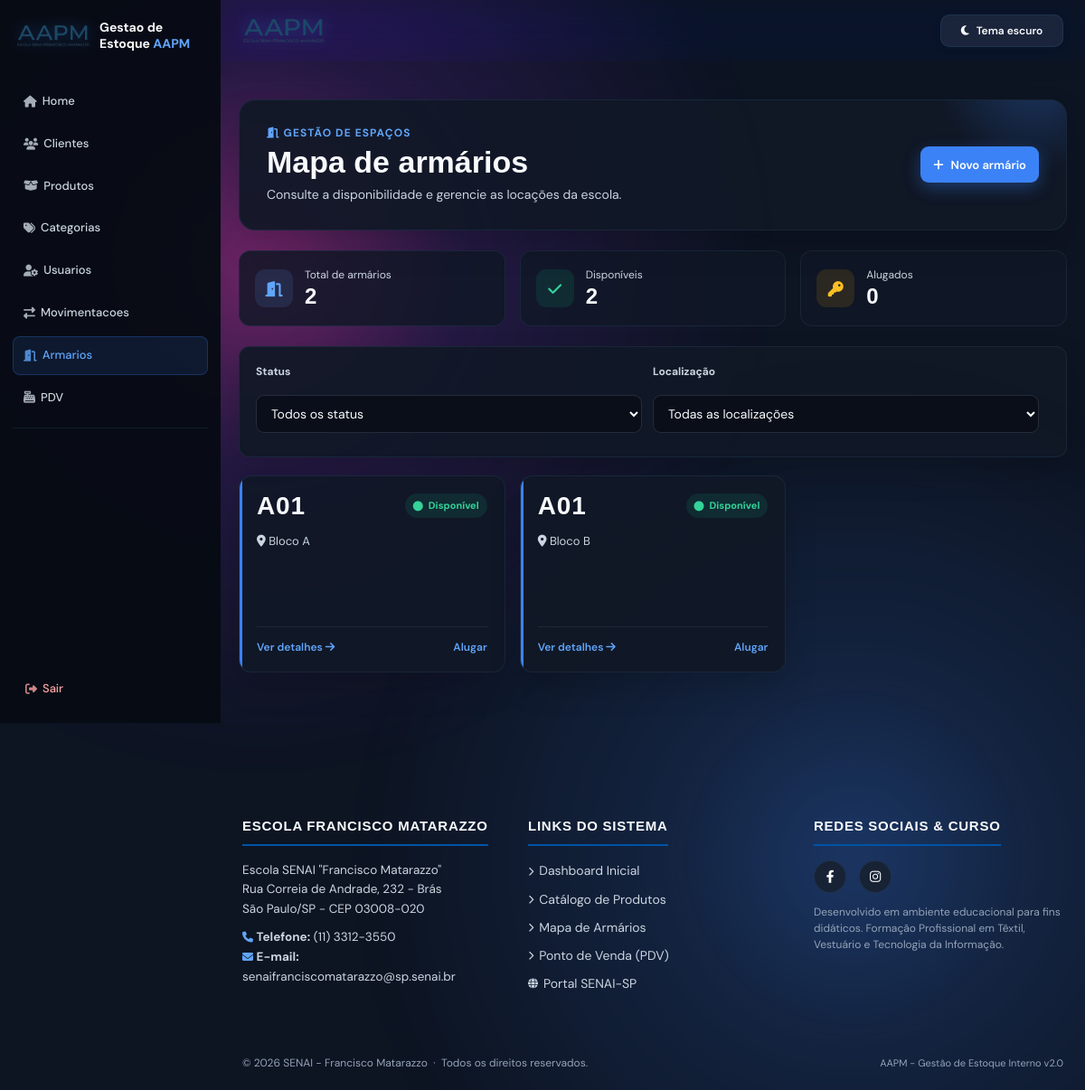
Screenshot of /armarios/ (signed in) with the database file from the repository.
### app/models/armario.py (models this page shows, shortened)
class Armario(Base):
    __tablename__ = "armarios"
    __table_args__ = (
        UniqueConstraint('numero', 'localizacao', name='uix_numero_localizacao'),
    )
    id     = Column(Integer, primary_key=True, index=True)
    numero = Column(String(20), nullable=False)
    localizacao = Column(String(100), nullable=True)
    status = Column(
        Enum(StatusArmario),
        nullable=False,
        default=StatusArmario.DISPONIVEL
    )
    locatario_nome = Column(String(150), nullable=True)
    nome_curso = Column(String(100), nullable=True)
    turma = Column(String(50), nullable=True)
    email = Column(String(120), nullable=True)
    observacao = Column(String(255), nullable=True)
    ativo = Column(Boolean, default=True)
    alugado_em     = Column(DateTime, nullable=True)
    criado_em      = Column(DateTime, server_default=func.now())
    atualizado_em  = Column(DateTime, server_default=func.now(), onupdate=func.now())

### app/controllers/armario_controller.py (the view)
@router.get("/")
def listar_armarios(
    request: Request,
    status: str = "",           # filtra por status
    localizacao: str = "",      # filtra por localização
    pagina: int = 1,
    por_pagina: int = 16,
    db: Session = Depends(get_db),
    usuario = Depends(get_usuario_logado)
):
    if status == "inativo":
        query = db.query(Armario).filter(Armario.ativo == False)
    else:
        query = db.query(Armario).filter(Armario.ativo == True)
    if status in ("disponivel", "alugado"):
        try:
            enum_status = StatusArmario(status)
            query = query.filter(Armario.status == enum_status)
        except ValueError:
            pass
    if localizacao:
        query = query.filter(Armario.localizacao.ilike(f"%{localizacao}%"))
    resultado = paginar(query.order_by(Armario.numero), pagina, por_pagina)
    armarios = resultado.itens
    todos     = db.query(Armario).filter(Armario.ativo == True).all()
    disponiveis = sum(1 for a in todos if a.status == StatusArmario.DISPONIVEL)
    alugados    = sum(1 for a in todos if a.status == StatusArmario.ALUGADO)
    localizacoes = sorted(set(
        a.localizacao for a in todos if a.localizacao
    ))
    return templates.TemplateResponse(
        request,
        "armarios/index.html",
        {
            "request":      request,
            "usuario":      usuario,
            "armarios":     armarios,
            "disponiveis":  disponiveis,
            "alugados":     alugados,
            "total":        len(todos),
            "status":       status,
            "localizacao":  localizacao,
            "localizacoes": localizacoes,
            "StatusArmario": StatusArmario,
            "pagina":       resultado.atual,
            "por_pagina":   resultado.por_pagina,
            "total_paginas": resultado.total_paginas,
            "total_armarios": resultado.total_itens,
        }
    )

### app/templates/armarios/index.html (shortened to what this page needs)
{% extends "base.html" %}
{% block head %}
<link rel="stylesheet" href="/static/armarios.css?v=2">
{% endblock %}
{% from "components/pagination.html" import render as render_pagination with context %}
{% block content %}
<section class="armarios-page">
    <div class="armarios-hero">
        <div>
            <p class="page-eyebrow"><i class="fas fa-door-open"></i> Gestão de espaços</p>
            <h2 class="armarios-title">Mapa de armários</h2>
            <p class="page-subtitle">Consulte a disponibilidade e gerencie as locações da escola.</p>
        </div>
        {% if usuario.role == 'admin' %}
        <a href="/armarios/novo" class="button"><i class="fas fa-plus"></i> Novo armário</a>
        {% endif %}
    </div>
    <div class="metrics-grid">
        <div class="metric-card"><span class="metric-icon"><i class="fas fa-door-open"></i></span>
            <div>
                <p class="metric-label">Total de armários</p><strong class="metric-value">{{ total }}</strong>
            </div>
        </div>
        <div class="metric-card available"><span class="metric-icon"><i class="fas fa-check"></i></span>
            <div>
                <p class="metric-label">Disponíveis</p><strong class="metric-value">{{ disponiveis }}</strong>
            </div>
        </div>
        <div class="metric-card rented"><span class="metric-icon"><i class="fas fa-key"></i></span>
            <div>
                <p class="metric-label">Alugados</p><strong class="metric-value">{{ alugados }}</strong>
            </div>
        </div>
    </div>
    <div class="armarios-card">
        <form method="get" action="/armarios" class="filters-form" id="armarios-filters">
            <div class="field">
                <label for="status">Status</label>
                <select id="status" name="status">
                    <option value="">Todos os status</option>
                </select>
            </div>
            {% if localizacoes %}
            <div class="field">
                <label for="localizacao">Localização</label>
                <select id="localizacao" name="localizacao">
                    <option value="">Todas as localizações</option>
                </select>
            </div>
            {% endif %}
        </form>
    </div>
    {% if armarios %}
    <div class="armarios-grid">
        {% for a in armarios %}
        <article class="armario-card {{ 'inactive' if not a.ativo else a.status.value }}">
            <div class="armario-card-top">
                <h3 class="armario-number">{{ a.numero }}</h3>
                {% if not a.ativo %}<span class="status-badge inactive"><i class="fas fa-ban"></i> Inativo</span>
                {% elif a.status.value == 'disponivel' %}<span class="status-badge available"><i
                        class="fas fa-circle"></i> Disponível</span>
                {% elif a.status.value == 'alugado' %}<span class="status-badge rented"><i class="fas fa-key"></i>
                    Alugado</span>
                {% else %}<span class="status-badge inactive"><i class="fas fa-ban"></i> Inativo</span>{% endif %}
            </div>
            <p class="armario-location"><i class="fas fa-location-dot"></i> {{ a.localizacao or 'Localização não
                informada' }}</p>
            <div class="armario-card-footer">
                <a href="/armarios/{{ a.id }}" class="mini-action">Ver detalhes <i class="fas fa-arrow-right"></i></a>
                {% if usuario.role == 'admin' %}
                {% if a.ativo and a.status.value == 'disponivel' %}<a href="/armarios/{{ a.id }}/alugar"
                    class="mini-action">Alugar</a>
                {% elif a.status.value == 'alugado' %}
                <button type="button" class="mini-action" onclick="abrirModalConfirmacao(null, '/armarios/{{ a.id }}/liberar', 'armário {{ a.numero }}');">Liberar</button>
                {% endif %}
                {% endif %}
            </div>
        </article>
        {% endfor %}
    </div>
    {% else %}
    <div class="armarios-empty"><i class="fas fa-door-closed"></i><strong>Nenhum armário encontrado</strong>
        <p>Altere os filtros ou cadastre um novo armário.</p>
    </div>
    {% endif %}
</section>
{% endblock %}

### app/static/style.css (style rules this page uses)
:root { --bg-base: #dfeaf7; --bg-base-2: #eef5ff; --orb-1: rgba(59, 130, 246, 0.18); --orb-2: rgba(147, 197, 253, 0.16); --orb-3: rgba(168, 85, 247, 0.10); --grid: rgba(37, 99, 235, 0.06); --bg-panel: rgba(15, 23, 42, 0.72); --bg-panel-strong: rgba(17, 24, 39, 0.92); --bg-soft: rgba(255, 255, 255, 0.04); --border: rgba(148, 163, 184, 0.18); --text: #e2e8f0; --text-muted: #94a3b8; --primary: #3b82f6; --primary-2: #60a5fa; --purple: #8b5cf6; --success: #10b981; --shadow: rgba(15, 23, 42, 0.4); }
html { scroll-behavior: smooth; }
body { position: relative; min-height: 100vh; background: linear-gradient(120deg, #1d0d5c 0%, #2f0d77 18%, #5a0c6f 42%, #1d4de0 72%, #120d2d 100%); background-size: 180% 180%; animation: bgFlow 18s ease-in-out infinite alternate; overflow-x: hidden; }
body::before, body::after { content: ""; position: fixed; inset: auto; pointer-events: none; z-index: 0; }
body::before { width: 72rem; height: 72rem; left: -18rem; top: -18rem; border-radius: 50%; background: radial-gradient(circle, rgba(255, 60, 200, 0.42) 0%, rgba(147, 51, 234, 0.16) 28%, transparent 68%); filter: blur(24px); animation: driftGlow 18s ease-in-out infinite alternate; }
body::after { width: 68rem; height: 68rem; right: -18rem; bottom: -18rem; border-radius: 50%; background: radial-gradient(circle, rgba(59, 130, 246, 0.32) 0%, rgba(59, 130, 246, 0.14) 26%, transparent 70%); filter: blur(28px); animation: driftGlowTwo 20s ease-in-out infinite alternate; }
body .app-shell, body main, body header, body footer, body section, body article, body aside, body nav { background: transparent; }
main, header, footer, section, article, nav, aside { position: relative; z-index: 1; }
button, .btn, .btn-card, .btn-theme-toggle, input, select, textarea { transition: all 0.25s ease; }

### app/templates/base.html (style rules this page uses)
:root { --bg-base: #0d1422; --bg-surface: #121c2d; --bg-card: #172235; --bg-card-hover: #1d2a40; --border: rgba(99, 179, 237, 0.1); --border-hover: rgba(99, 179, 237, 0.28); --accent: #3b82f6; --accent-glow: rgba(59, 130, 246, 0.35); --accent-light: #60a5fa; --secondary-bg: rgba(148, 163, 184, 0.12); --secondary-text: #e2e8f0; --red: #ef4444; --red-glow: rgba(239, 68, 68, 0.3); --text-primary: #f8fafc; --text-secondary: #cbd5e1; --text-muted: #94a3b8; --header-h: 68px; --radius: 12px; --radius-lg: 18px; --transition: 0.22s cubic-bezier(0.4, 0, 0.2, 1); --senai-blue: #0054a6; --senai-yellow: #ffcb05; }
*, *::before, *::after { margin: 0; padding: 0; box-sizing: border-box; }
html { scroll-behavior: smooth; max-width: 100%; overflow-x: hidden; }
body { font-family: 'DM Sans', sans-serif; background-color: var(--bg-base); background-image: none; background-size: auto; color: var(--text-primary); line-height: 1.6; min-height: 100vh; display: flex; flex-direction: column; width: 100%; max-width: 100%; overflow-x: hidden; }
main>* { min-width: 0; max-width: 100%; }
input, textarea, select { width: 100%; padding: 10px 14px; margin: 8px 0; background: var(--bg-card); border: 1px solid var(--border); border-radius: 8px; color: var(--text-primary); font-family: 'DM Sans', sans-serif; font-size: 14px; transition: border-color var(--transition), box-shadow var(--transition); outline: none; }
main>* { animation: fadeUp 0.4s ease both; }
body.has-sidebar { padding-left: 244px; }
:root { --scrollbar-track: #0d1320; --scrollbar-thumb: #3b82f6; --scrollbar-thumb-hover: #60a5fa; }
*, *::before, *::after { scrollbar-color: var(--scrollbar-thumb) var(--scrollbar-track); scrollbar-width: thin; }

### rows the page displays
Armario: numero "A01", ativo True (drawn), localizacao "Bloco A"
Armario: numero "A01", ativo True (drawn), localizacao "Bloco B"

### other values shown
{{ total }} "2"
{{ disponiveis }} "2"
{{ alugados }} "0"
